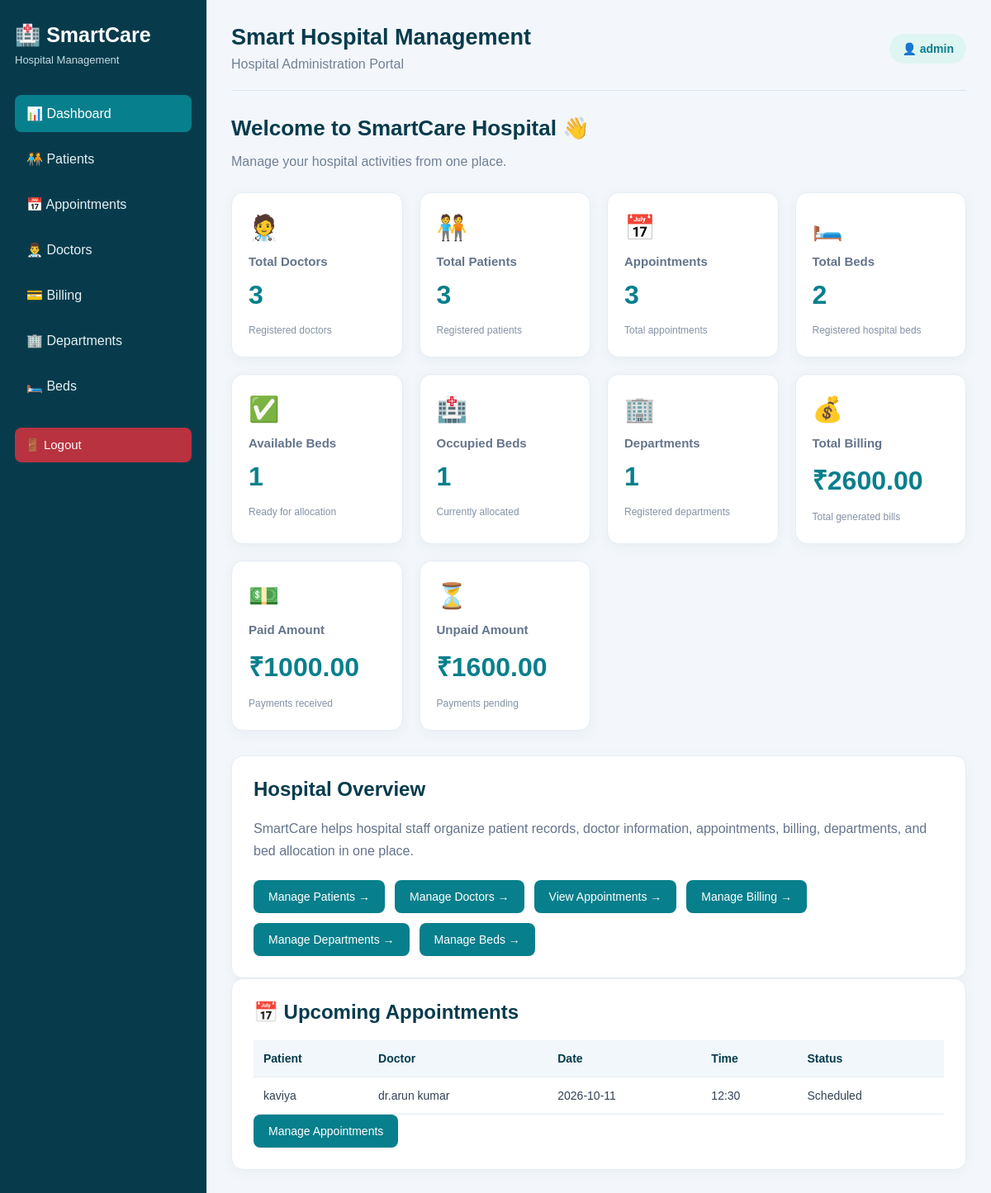
/ (signed in), run on the app's committed database.
### tables this page shows
CREATE TABLE appointments (
            id INTEGER PRIMARY KEY AUTOINCREMENT,
            patient_name TEXT NOT NULL,
            doctor_name TEXT NOT NULL,
            appointment_date TEXT NOT NULL,
            appointment_time TEXT NOT NULL,
            reason TEXT NOT NULL
        , status TEXT NOT NULL DEFAULT 'Scheduled');

### app.py (the view)
@app.route("/")
@login_required
def dashboard():
    conn = get_db_connection()
    try:
        total_patients = conn.execute(
            "SELECT COUNT(*) FROM patients"
        ).fetchone()[0]
        total_doctors = conn.execute(
            "SELECT COUNT(*) FROM doctors"
        ).fetchone()[0]
        total_appointments = conn.execute(
            "SELECT COUNT(*) FROM appointments"
        ).fetchone()[0]
        total_beds = conn.execute(
            "SELECT COUNT(*) FROM beds"
        ).fetchone()[0]
        available_beds = conn.execute("""
            SELECT COUNT(*) FROM beds
            WHERE status = 'Available'
        """).fetchone()[0]
        occupied_beds = conn.execute("""
            SELECT COUNT(*) FROM beds
            WHERE status = 'Occupied'
        """).fetchone()[0]
        total_departments = conn.execute(
            "SELECT COUNT(*) FROM departments"
        ).fetchone()[0]
        billing_result = conn.execute("""
            SELECT
                COALESCE(SUM(total_amount), 0),
                COALESCE(SUM(
                    CASE WHEN payment_status = 'Paid'
                    THEN total_amount ELSE 0 END
                ), 0),
                COALESCE(SUM(
                    CASE WHEN payment_status = 'Unpaid'
                    THEN total_amount ELSE 0 END
                ), 0)
            FROM bills
        """).fetchone()
        total_billing_amount = billing_result[0]
        paid_amount = billing_result[1]
        unpaid_amount = billing_result[2]
        upcoming_appointments = conn.execute("""
            SELECT *
            FROM appointments
            WHERE appointment_date >= ?
            AND status = 'Scheduled'
            ORDER BY appointment_date ASC,
                    appointment_time ASC
            LIMIT 5
        """, (date.today().isoformat(),)).fetchall()
    finally:
        conn.close()
    return render_template(
        "index.html",
        total_patients=total_patients,
        total_doctors=total_doctors,
        total_appointments=total_appointments,
        total_beds=total_beds,
        available_beds=available_beds,
        occupied_beds=occupied_beds,
        total_departments=total_departments,
        total_billing_amount=total_billing_amount,
        paid_amount=paid_amount,
        unpaid_amount=unpaid_amount,
        upcoming_appointments=upcoming_appointments
    )

### app.py (called while the page is built)
def get_db_connection():
    conn = sqlite3.connect(DATABASE)
    conn.row_factory = sqlite3.Row
    return conn

def login_required(view_function):
    @wraps(view_function)
    def wrapped_view(*args, **kwargs):
        if "admin_id" not in session:
            flash("Please log in to continue.", "error")
            return redirect(url_for("login"))
        return view_function(*args, **kwargs)
    return wrapped_view

### templates/index.html
{% extends "base.html" %}
{% block content %}
<section class="welcome">
    <h2>Welcome to SmartCare Hospital 👋</h2>
    <p>Manage your hospital activities from one place.</p>
</section>
<section class="stats">
<div class="card">
    <div class="card-icon">🧑‍⚕️</div>
    <h3>Total Doctors</h3>
    <p class="number">{{ total_doctors }}</p>
    <span>Registered doctors</span>
</div>
<div class="card">
    <div class="card-icon">🧑‍🤝‍🧑</div>
    <h3>Total Patients</h3>
    <p class="number">{{ total_patients }}</p>
    <span>Registered patients</span>
</div>
<div class="card">
    <div class="card-icon">📅</div>
    <h3>Appointments</h3>
    <p class="number">{{ total_appointments }}</p>
    <span>Total appointments</span>
</div>
<div class="card">
    <div class="card-icon">🛏️</div>
    <h3>Total Beds</h3>
    <p class="number">{{ total_beds }}</p>
    <span>Registered hospital beds</span>
</div>
<div class="card">
    <div class="card-icon">✅</div>
    <h3>Available Beds</h3>
    <p class="number">{{ available_beds }}</p>
    <span>Ready for allocation</span>
</div>
<div class="card">
    <div class="card-icon">🏥</div>
    <h3>Occupied Beds</h3>
    <p class="number">{{ occupied_beds }}</p>
    <span>Currently allocated</span>
</div>
<div class="card">
    <div class="card-icon">🏢</div>
    <h3>Departments</h3>
    <p class="number">{{ total_departments }}</p>
    <span>Registered departments</span>
</div>
<div class="card">
    <div class="card-icon">💰</div>
    <h3>Total Billing</h3>
    <p class="number">₹{{ "%.2f"|format(total_billing_amount) }}</p>
    <span>Total generated bills</span>
</div>
<div class="card">
    <div class="card-icon">💵</div>
    <h3>Paid Amount</h3>
    <p class="number">₹{{ "%.2f"|format(paid_amount) }}</p>
    <span>Payments received</span>
</div>
<div class="card">
    <div class="card-icon">⏳</div>
    <h3>Unpaid Amount</h3>
    <p class="number">₹{{ "%.2f"|format(unpaid_amount) }}</p>
    <span>Payments pending</span>
</div>
</section>
<section class="panel">
    <h2>Hospital Overview</h2>
<p>
    SmartCare helps hospital staff organize patient records,
    doctor information, appointments, billing, departments,
    and bed allocation in one place.
</p>
<div class="dashboard-actions">
    <a class="primary-button" href="{{ url_for('patients') }}">
        Manage Patients →
    </a>
    <a class="primary-button" href="{{ url_for('doctors') }}">
        Manage Doctors →
    </a>
    <a class="primary-button" href="{{ url_for('appointments') }}">
        View Appointments →
    </a>
    <a class="primary-button" href="{{ url_for('bills') }}">
        Manage Billing →
    </a>
    <a class="primary-button" href="{{ url_for('departments') }}">
        Manage Departments →
    </a>
    <a class="primary-button" href="{{ url_for('beds') }}">
        Manage Beds →
    </a>
</div>
</section>
<section class="panel">
    <h2>📅 Upcoming Appointments</h2>
{% if upcoming_appointments %}
<div class="table-container">
    <table>
        <thead>
            <tr>
                <th>Patient</th>
                <th>Doctor</th>
                <th>Date</th>
                <th>Time</th>
                <th>Status</th>
            </tr>
        </thead>
        <tbody>
            {% for appointment in upcoming_appointments %}
            <tr>
                <td>{{ appointment.patient_name }}</td>
                <td>{{ appointment.doctor_name }}</td>
                <td>{{ appointment.appointment_date }}</td>
                <td>{{ appointment.appointment_time }}</td>
                <td>
                    <span class="appointment-status {{ appointment.status|lower }}">
                        {{ appointment.status }}
                    </span>
                </td>
            </tr>
            {% endfor %}
        </tbody>
    </table>
</div>
{% else %}
<div class="empty-state">
    <p>No upcoming scheduled appointments.</p>
</div>
{% endif %}
<a href="{{ url_for('appointments') }}" class="primary-button">
    Manage Appointments
</a>
</section>
{% endblock %}

### static/css/style.css (style rules this page uses)
* { box-sizing: border-box; }
body { margin: 0; font-family: Arial, Helvetica, sans-serif; background: #f3f7fb; color: #243447; }
a { text-decoration: none; }
.welcome { margin-bottom: 28px; }
.welcome h2 { margin-bottom: 8px; color: #073b4c; font-size: 26px; }
.welcome p { color: #718096; }
.stats { display: grid; grid-template-columns: repeat(4, minmax(0, 1fr)); gap: 20px; margin-bottom: 30px; }
.card { background: white; padding: 24px 20px; border-radius: 14px; border: 1px solid #e5edf3; box-shadow: 0 4px 15px rgba(20, 50, 70, 0.05); transition: transform 0.2s ease, box-shadow 0.2s ease; }
.card-icon { font-size: 30px; margin-bottom: 15px; }
.card h3 { margin: 0; font-size: 15px; color: #64748b; }
.number { margin: 14px 0; font-size: 32px; font-weight: bold; color: #087f8c; }
.card span { color: #8492a6; font-size: 12px; }
.panel { padding: 26px; background: white; border: 1px solid #e5edf3; border-radius: 14px; box-shadow: 0 4px 15px rgba(20, 50, 70, 0.04); }
.panel h2 { margin-top: 0; color: #073b4c; }
.panel p { line-height: 1.7; color: #64748b; }
.dashboard-actions { display: flex; flex-wrap: wrap; gap: 12px; margin-top: 22px; }
.primary-button { display: inline-block; padding: 12px 18px; background: #087f8c; color: white; border-radius: 8px; font-size: 14px; transition: background 0.2s ease; }
.table-container { width: 100%; overflow-x: auto; margin-top: 18px; }
.table-container table { width: 100%; border-collapse: collapse; text-align: left; }
.table-container th, .table-container td { padding: 14px 12px; border-bottom: 1px solid #e5edf3; vertical-align: middle; font-size: 14px; }
.table-container th { background: #f1f7fa; color: #073b4c; font-weight: 700; white-space: nowrap; }
.table-container td { color: #334155; }

### data on the page
appointments: patient_name "kaviya", doctor_name "dr.arun kumar", appointment_date "2026-10-11", appointment_time "12:30", status "Scheduled"

### other printed values
{{ session.get('admin_username', 'Administrator') }} "admin"
{{ total_doctors }} "3"
{{ total_patients }} "3"
{{ total_appointments }} "3"
{{ total_beds }} "2"
{{ available_beds }} "1"
{{ occupied_beds }} "1"
{{ total_departments }} "1"
{{ "%.2f"|format(total_billing_amount) }} "2600.00"
{{ "%.2f"|format(paid_amount) }} "1000.00"
{{ "%.2f"|format(unpaid_amount) }} "1600.00"
